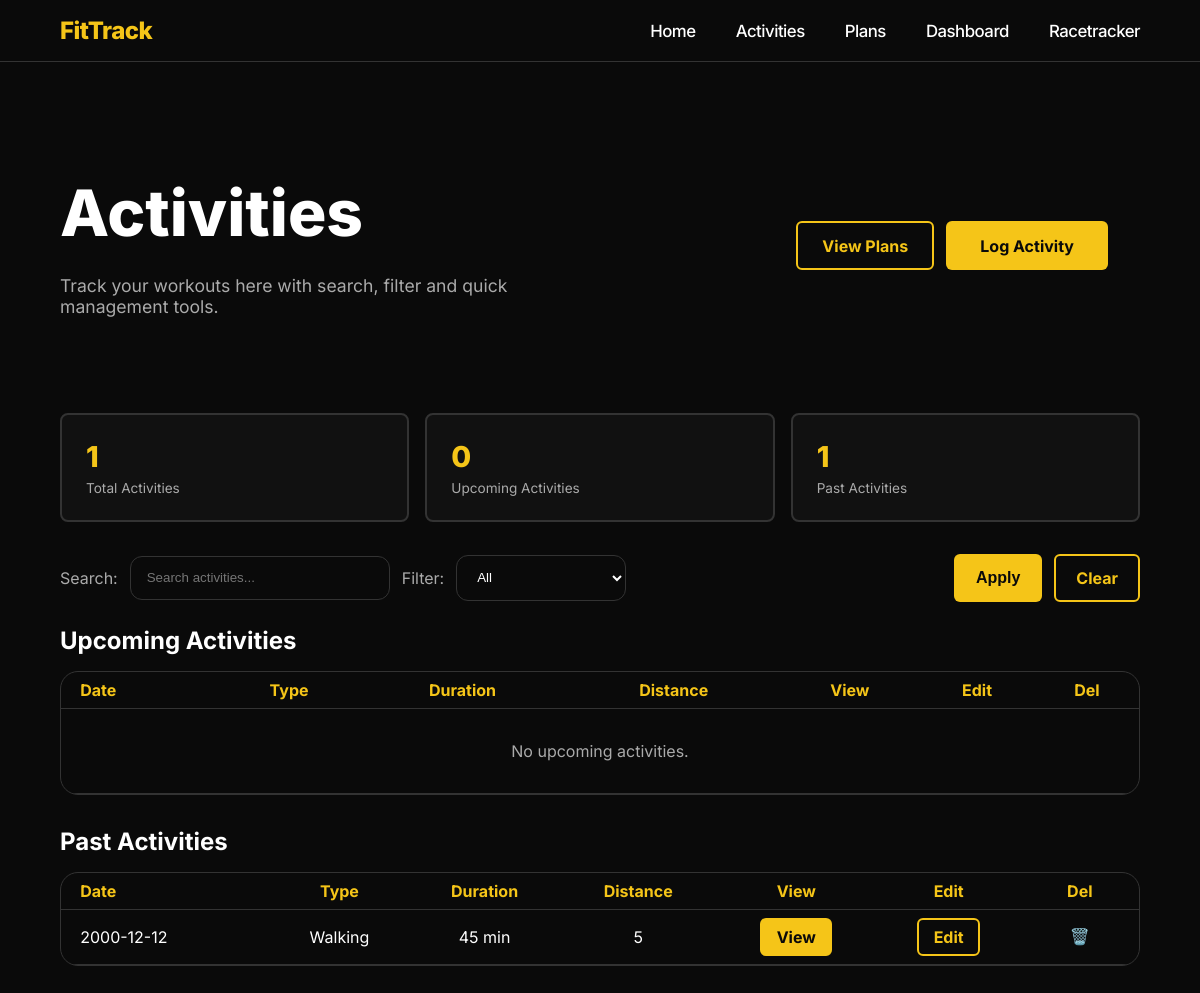
The page /activities (signed in) on the database its author committed.
### tables this page shows
CREATE TABLE activities (
            id TEXT PRIMARY KEY,
            user_id TEXT NOT NULL,
            type TEXT NOT NULL,
            date TEXT NOT NULL,
            duration INTEGER NOT NULL,
            distance TEXT,
            notes TEXT, route_data TEXT, plan_id TEXT,
            FOREIGN KEY (user_id) REFERENCES users(id)
        );

### routes/activities.py (the view)
@activities.route("/activities", methods=["GET"])
def show_activities():
    if "user_id" not in session:
        return redirect("/login")
    user_name = session.get("user_name", "User")
    filter_type = request.args.get("type", "").strip()
    search = request.args.get("search", "").strip()
    activities_list = activity_store.get_activities_for_user(
        session["user_id"],
        activity_type=filter_type or None,
        search=search or None,
    )
    today_str = date.today().isoformat()
    upcoming_activities = []
    past_activities = []
    for activity in activities_list:
        activity_date = activity.get("date", "")
        if activity_date >= today_str:
            upcoming_activities.append(activity)
        else:
            past_activities.append(activity)
    return render_template(
        "activities.html",
        user_name=user_name,
        activity_types=activity_store.ACTIVITY_TYPES,
        upcoming_activities=upcoming_activities,
        past_activities=past_activities,
        summary=activity_store.get_activity_summary(session["user_id"]),
        filter_type=filter_type,
        search=search,
    )

### data/database.py (called while the page is built)
def get_connection():
    connection = sqlite3.connect(DATABASE_NAME)
    connection.row_factory = sqlite3.Row
    return connection

### templates/activities.html (shortened to what this page needs)
<!DOCTYPE html>
<html lang="en">
<head>
    <link rel="stylesheet" href="/static/css/style.css">
</head>
<body>
    {% include "navbar.html" %}
    <main>
        <section class="hero" style="padding: 3rem 5% 2rem; min-height: auto;">
            <div class="hero-text" style="max-width: 680px; padding-left: 0; padding-right: 0;">
                <h1>Activities</h1>
                <p>Track your workouts here with search, filter and quick management tools.</p>
            </div>
            <div style="display:flex; gap:0.75rem; margin-left: auto; margin-right: 2rem;">
                <a href="/plans" class="btn btnb" style="padding:0.8rem 1.5rem;">View Plans</a>
                <a href="/activities/new" class="btn btna">Log Activity</a>
            </div>
        </section>
        <section class="statsRow" style="padding: 0 5% 2rem; grid-template-columns: repeat(3, 1fr);">
            <div class="statscard">
                <span class="stat-number">{{ upcoming_activities|length + past_activities|length }}</span>
                <span class="stat-label">Total Activities</span>
            </div>
            <div class="statscard">
                <span class="stat-number">{{ upcoming_activities|length }}</span>
                <span class="stat-label">Upcoming Activities</span>
            </div>
            <div class="statscard">
                <span class="stat-number">{{ past_activities|length }}</span>
                <span class="stat-label">Past Activities</span>
            </div>
        </section>
        <section style="padding: 0 5%; margin-bottom: 1.5rem; display:flex; flex-wrap:wrap; gap:1rem; align-items:center; justify-content:space-between;">
            <div style="display:flex; flex-wrap:wrap; gap:0.75rem; align-items:center;">
                <label style="display:flex; align-items:center; gap:0.75rem;">
                    <span style="color: var(--text-muted);">Search:</span>
                    <input type="text" name="search" form="activities-filter" placeholder="Search activities..." value="{{ search }}" style="padding:0.85rem 1rem; border-radius:12px; border:1px solid var(--border); background: var(--bg-card); color: var(--text); min-width:260px;">
                </label>
                <label style="display:flex; align-items:center; gap:0.75rem;">
                    <span style="color: var(--text-muted);">Filter:</span>
                    <select name="type" form="activities-filter" style="padding:0.85rem 1rem; border-radius:12px; border:1px solid var(--border); background: var(--bg-card); color: var(--text); min-width:170px;">
                        <option value="">All</option>
                    </select>
                </label>
            </div>
            <div style="display:flex; gap:0.75rem; flex-wrap:wrap; align-items:center;">
                <button class="btn btna" type="submit" form="activities-filter" style="padding:0.85rem 1.25rem; display:inline-flex; align-items:center; justify-content:center; text-decoration:none; font-size:inherit; line-height:1; border:2px solid transparent; height:auto;">Apply</button>
                <a class="btn btnb" href="/activities" style="padding:0.85rem 1.25rem; display:inline-flex; align-items:center; justify-content:center; font-size:inherit; line-height:1; height:auto;">Clear</a>
            </div>
        </section>
        <section style="padding: 0 5%; margin-bottom: 2rem;">
            <h2 style="margin-bottom: 1rem;">Upcoming Activities</h2>
            <div style="background: var(--bg-card); border: 1px solid var(--border); border-radius: 18px; overflow-x:auto;">
                <table style="min-width: 820px;">
                    <thead>
                        <tr>
                            <th style="text-align:left; padding-left: 1.2rem;">Date</th>
                            <th>Type</th>
                            <th>Duration</th>
                            <th>Distance</th>
                            <th>View</th>
                            <th>Edit</th>
                            <th>Del</th>
                        </tr>
                    </thead>
                    <tbody>
                        {% if upcoming_activities|length == 0 %}
                        <tr>
                            <td colspan="7" style="padding: 2rem; text-align:center; color: var(--text-muted);">No upcoming activities.</td>
                        </tr>
                        {% endif %}
                    </tbody>
                </table>
            </div>
        </section>
        <section style="padding: 0 5%; margin-bottom: 3rem;">
            <h2 style="margin-bottom: 1rem;">Past Activities</h2>
            <div style="background: var(--bg-card); border: 1px solid var(--border); border-radius: 18px; overflow-x:auto;">
                <table style="min-width: 820px;">
                    <thead>
                        <tr>
                            <th style="text-align:left; padding-left: 1.2rem;">Date</th>
                            <th>Type</th>
                            <th>Duration</th>
                            <th>Distance</th>
                            <th>View</th>
                            <th>Edit</th>
                            <th>Del</th>
                        </tr>
                    </thead>
                    <tbody>
                        {% if past_activities|length == 0 %}
                        <tr>
                            <td colspan="7" style="padding: 2rem; text-align:center; color: var(--text-muted);">No past activities.</td>
                        </tr>
                        {% else %}
                        {% for activity in past_activities %}
                        <tr>
                            <td style="text-align:left; padding-left: 1.2rem;">{{ activity.date }}</td>
                            <td>{{ activity.type }}</td>
                            <td>{{ activity.duration }} min</td>
                            <td>{{ activity.distance if activity.distance else 'N/A' }}</td>
                            <td><a class="btn btna" href="/activities/{{ activity.id }}" style="padding:0.45rem 0.9rem;">View</a></td>
                            <td><a class="btn btnb" href="/activities/{{ activity.id }}/edit" style="padding:0.45rem 0.9rem;">Edit</a></td>
                            <td>
                                <form action="/activities/{{ activity.id }}/delete" method="post" style="margin:0; display:inline;">
                                    <button type="submit" class="deletebtn" style="border:none; background:none; padding:0.5rem 0.9rem;">🗑️</button>
                                </form>
                            </td>
                        </tr>
                        {% endfor %}
                        {% endif %}
                    </tbody>
                </table>
            </div>
        </section>
    </main>
</body>
</html>

### static/css/style.css (style rules this page uses)
:root { --bg: #0a0a0a; --yellow: #f5c518; --text: #ffffff; --text-muted: #aaaaaa; --card: #111111; --border: #333333; }
* { margin: 0; padding: 0; box-sizing: border-box; }
body { background: var(--bg); color: var(--text); font-family: 'Inter', sans-serif; }
.hero { display: flex; align-items: center; padding: 0; gap: 0; min-height: 90vh; }
.hero-text { width: 50%; padding: 4rem 5%; display: flex; flex-direction: column; gap: 1.5rem; }
.hero h1 { font-size: 4rem; font-weight: 800; color: var(--text); }
.hero p { color: var(--text-muted); font-size: 1.1rem; max-width: 31.25rem; }
.btn { padding: 0.8rem 2rem; border-radius: 0.375rem; text-decoration: none; font-weight: 700; display: inline-block; box-sizing: border-box; }
.btna { background: var(--yellow); color: #0a0a0a; cursor: pointer; border: 2px solid transparent; }
.btnb { border: 2px solid var(--yellow); color: var(--yellow); background: transparent; }
.statsRow { display: grid; grid-template-columns: repeat(5, 1fr); gap: 1rem; padding: 2rem 5%; }
.statscard { background: var(--card); padding: 1.5rem; border-radius: 0.5rem; border: 2px solid var(--border); cursor: default; display: flex; flex-direction: column; gap: 0.4rem; transition: border-color 0.2s, background-color 0.2s; }
.stat-number { font-size: 1.8rem; font-weight: 800; color: var(--yellow); }
.stat-label { font-size: 0.85rem; color: var(--text-muted); }
table { width: 100%; border-collapse: collapse; }
th, td { padding: 0.5rem; border-bottom: 1px solid var(--border); }
th { color: var(--yellow); }
td { text-align: center; }
.deletebtn { background: rgba(162, 10, 10, 0.15); color: #ff4d4d; padding: 0.3rem 0.6rem; border-radius: 0.25rem; text-decoration: none; font-size: 1rem; cursor: default; }

### rows shown on the page
activities: date "2000-12-12", type "Walking", duration "45", distance "5"

### other values the page prints
{{ upcoming_activities|length + past_activities|length }} "1"
{{ upcoming_activities|length }} "0"
{{ past_activities|length }} "1"
